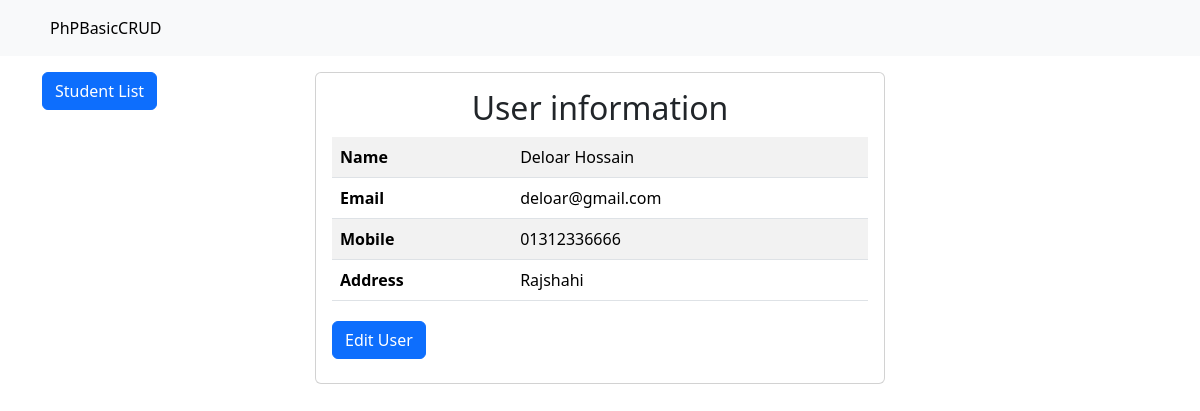
Page /show.php?id=2 on the committed database.
### tables this page shows
CREATE TABLE `users` (
  `id` int(11) NOT NULL,
  `fname` varchar(255) NOT NULL,
  `lname` varchar(255) NOT NULL,
  `email` varchar(255) NOT NULL,
  `mobile` varchar(11) NOT NULL,
  `address` text NOT NULL
);

### show.php (the view, shortened to what this page needs)
<?php
  if (isset($_GET['id'])) {
    $id     = $_GET['id'];
    $db     = mysqli_connect("localhost", "root", "", "phpbasiccrud");
    $sql    = "SELECT * FROM users WHERE id=$id";
    $result = mysqli_query($db, $sql);
    $row    = mysqli_fetch_assoc($result);
  }
?>
<!DOCTYPE html>
<html>
<head>
	<link rel="stylesheet" type="text/css" href="assets/css/bootstrap.min.css">
</head>
<body>
<nav class="navbar navbar-expand-sm bg-light navbar-light">
  <div class="container">
    <ul class="navbar-nav">
      <li class="nav-item">
        <a class="nav-link active" href="#">PhPBasicCRUD</a>
      </li>
    </ul>
  </div>
</nav>
<div class="container mt-3">
	<div class="row">
		<div class="col-md-3">
			<a class="btn btn-primary" href="index.php">Student List</a>
		</div>
		<div class="card p-3 col-md-6">
			<h2 style="text-align: center; margin-bottom: 10px;">User information</h2>
			<table class="table table-striped">
				<tr>
					<th>Name</th>
					<td><?= $row['fname']." ".$row['lname'] ?></td>
				</tr>
				<tr>
					<th>Email</th>
					<td><?= $row['email'] ?></td>
				</tr>
				<tr>
					<th>Mobile</th>
					<td><?= $row['mobile'] ?></td>
				</tr>
				<tr>
					<th>Address</th>
					<td><?= $row['address'] ?></td>
				</tr>
			</table>
			<form method="post" action="edit.php?id=<?= $row['id'] ?>">
				<h2 style="text-align: left;">
					<input type="submit" name="edit" class="btn btn-primary" value="Edit User">
				</h2>
			</form>
		</div>
		<div class="col-md-3"></div>
	</div>
</div>
</body>
</html>

### rows in the picture
users: fname "Deloar", lname "Hossain", email "deloar@gmail.com", mobile "01312336666", address "Rajshahi"
